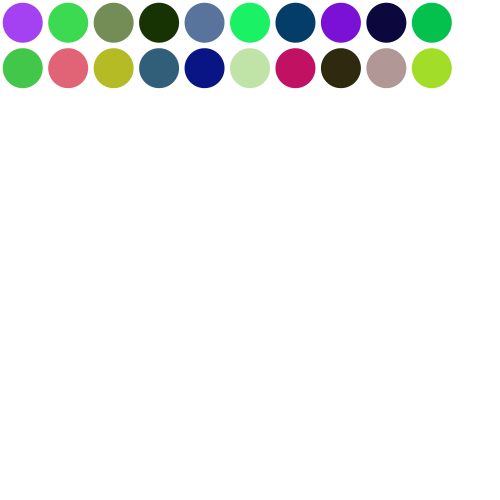
Frame 1 (no input)
Frame 60 (the mouse pressed at the canvas centre just before this capture): identical to frame 1, image omitted
Frame 120 (the mouse held since frame 60 and released just before this capture): identical to frame 1, image omitted

The Processing sketch that drew this single still picture (run headless with seeded random() and noise(); from frame 60 on, the mouse is pressed at the canvas centre):

// Processing sketch: ArrayListMechanics
// ── ArrayListMechanics.pde

int startCount = 20;
int columnCount = 10;
int ballRadius = 20;

ArrayList z;
float space;
boolean mousePressing;

void setup() {
  size(500, 500);
  smooth();
  ellipseMode(CENTER);
  z = new ArrayList();

  space = (float(width)/float(columnCount+1));
  mousePressing = false;

  for (int i=0; i < startCount;i++) {
    z.add(new Ball());
  }
}

void draw() {
  background(255);
  strokeWeight(3);
  for (int i=0; i < z.size();i++) {
    float x, y;
    x=x(i);
    y=y(i);
    
    boolean dead = false;
    if (dist2(x, y, mouseX, mouseY)<ballRadius*ballRadius) {
      stroke(0);
      if (mousePressing){
        z.remove(i);
        dead = true;
      }
    }
    else noStroke();
    if(!dead){
    fill( ((Ball) z.get(i)).c );
    ellipse(x, y, ballRadius*2, ballRadius*2);
    }
  }
  mousePressing = false;
}

float dist2(float a, float b, float c, float d) {
  float x=a-c;
  float y=b-d;
  return x*x+y*y;
}

float x(int i) {
  return (float(i%columnCount)+0.5)*space;
}
float y(int i) {
  return (float(i/columnCount)+0.5)*space;
}

class Ball {
  color c;
  Ball() {
    c = color(random(255), random(255), random(255));
  }
}

void mousePressed() {
  mousePressing = true;
}

void keyPressed() {
  z.add(new Ball());
}
